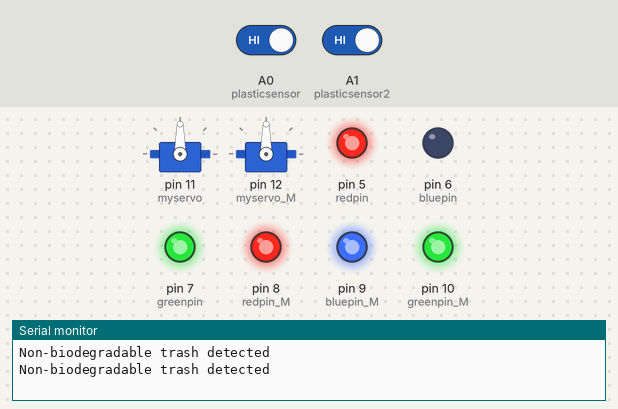
A sketch run on a simulated Arduino Uno, built with avr-gcc and run on an emulated ATmega328P. Parts: 2 × servo, output pins drawn as LEDs (lit = HIGH), the last lines printed to the serial monitor. The inputs (shaded band) are chosen by the test bench; at power-on: A0 (plasticsensor) HIGH, A1 (plasticsensor2) HIGH.

Above: at 10.0 s.
18.1 s: A0 (plasticsensor) driven LOW
At 19.8 s:
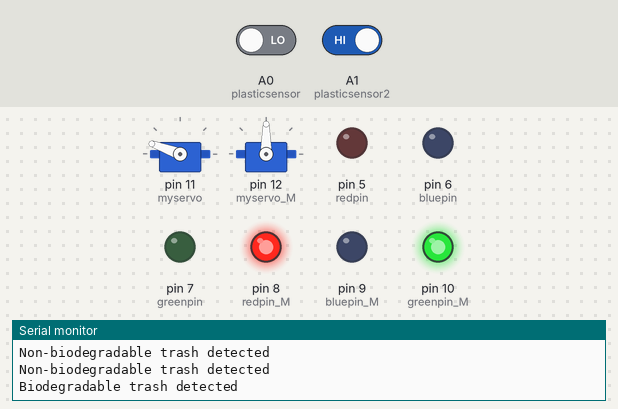
27.3 s: A0 (plasticsensor) driven HIGH
At 29.5 s:
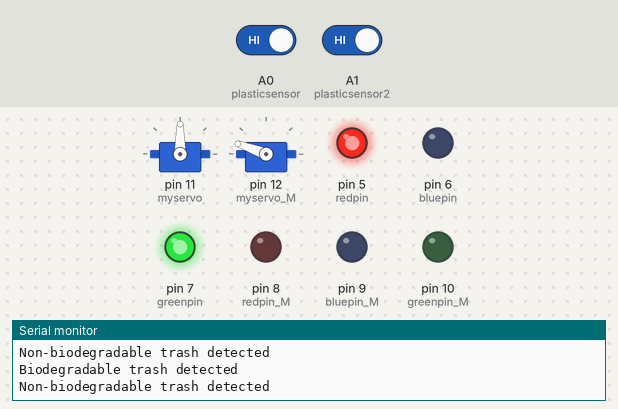
36.5 s: A1 (plasticsensor2) driven LOW
At 37.2 s:
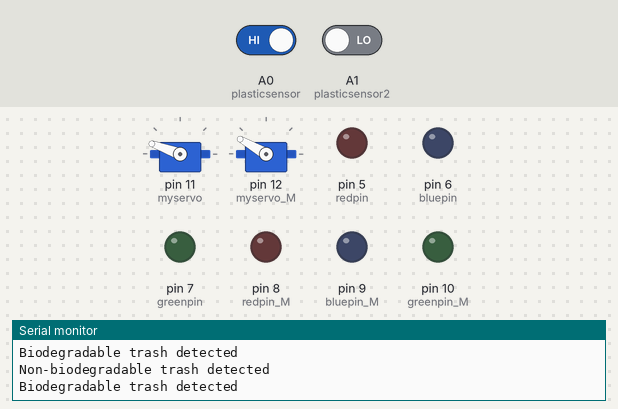
48.1 s: A1 (plasticsensor2) driven HIGH
At 56.07 s:
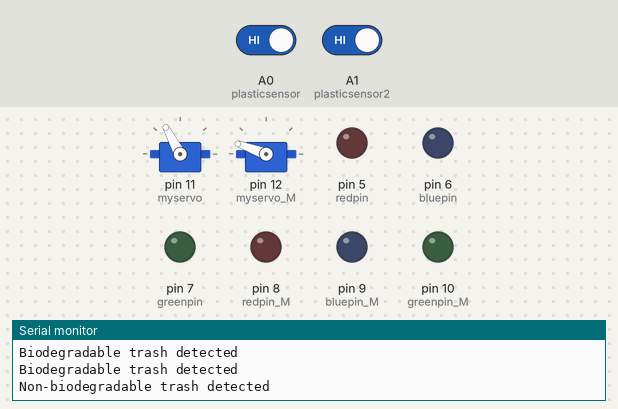
Timing chart, 0 to 57.8 s (numbered marks = the images above; inputs shaded):
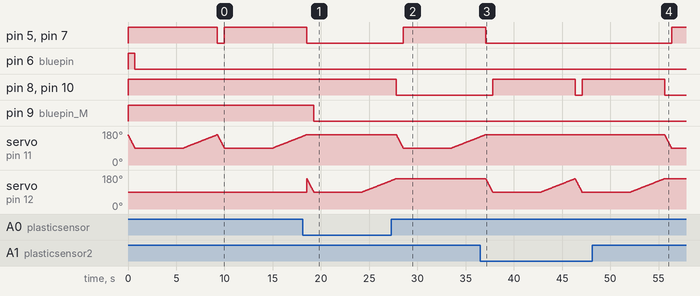

Measured:
- after the input at 18.1 s, pin 5 (redpin), pin 7 (greenpin): goes on until 18.5 s, then stays LOW; pin 9 (bluepin_M): HIGH → LOW after 1.2 s; servo on pin 11 (myservo): goes on until 18.5 s, then stays 160°
- after the input at 27.3 s, pin 5 (redpin), pin 7 (greenpin): LOW → HIGH after 1.2 s; pin 8 (redpin_M), pin 10 (greenpin_M): goes on until 27.8 s, then stays LOW; servo on pin 12 (myservo_M): goes on until 27.8 s, then stays 160°
- after the input at 36.5 s, pin 5 (redpin), pin 7 (greenpin): goes on until 37.1 s, then stays LOW; pin 8 (redpin_M), pin 10 (greenpin_M): LOW → HIGH after 1.3 s, → LOW 8.6 s later, → HIGH 0.72 s later; servo on pin 11 (myservo): goes on until 37.0 s, then stays 160°
- after the input at 48.1 s, pin 5 (redpin), pin 7 (greenpin): LOW → HIGH after 8.2 s; pin 8 (redpin_M), pin 10 (greenpin_M): goes on until 55.6 s, then stays LOW; servo on pin 11 (myservo): moves from 160° to 90° over 0.69 s, starting after 7.5 s; servo on pin 12 (myservo_M): goes on until 55.6 s, then stays 160°

The sketch:

trash_bin.ino
```cpp
/// include library

#include <Servo.h> ///servo motor library


// Pin Definitions


//plastic bin pin definitions
#define redpin 5
#define bluepin 6
#define greenpin 7
#define plasticsensor A0
#define plasticsensor2 A1
// #define metalsensor A1
//#define IR_plastic A3

//metal bin pin definitions
#define redpin_M 8
#define bluepin_M 9
#define greenpin_M 10
// #define metalsensor_M A2
// #define IR_metal A3


Servo myservo; // create servo object to control a servo on plastic bin
Servo myservo_M; // create servo object to control a servo on metal bin


int pos = 165; // deafult servo position of plastic bin
int pos_M = 158; // deafult servo position of metal bin


void setup() {

    myservo.attach(11); // attaches the plastic bin servo on pin 11 to the servo object
    myservo_M.attach(12); // attaches the metal bin servo on pin 12 to the servo object
    //RGB LED on plastic bin
    pinMode(redpin,OUTPUT);
    pinMode(bluepin,OUTPUT);
    pinMode(greenpin,OUTPUT);
    //RGB LED on metal bin
    pinMode(redpin_M,OUTPUT);
    pinMode(bluepin_M,OUTPUT);
    pinMode(greenpin_M,OUTPUT);
    //Create sensor values in pull up condition
    pinMode(plasticsensor,INPUT_PULLUP);
    pinMode(plasticsensor2,INPUT_PULLUP);
    // pinMode(metalsensor,INPUT_PULLUP);
    // pinMode(metalsensor_M,INPUT_PULLUP);
    //Activate IR sensor
    //pinMode(IR_plastic,INPUT);
    // pinMode(IR_metal,INPUT);
    //start serial monitor
    pinMode(5, OUTPUT);
    pinMode(6, OUTPUT);
    pinMode(7, OUTPUT);
    pinMode(8, OUTPUT);
    pinMode(9, OUTPUT);
    pinMode(10, OUTPUT);
    Serial.begin(9600);
    //Set RGB LED on deafult vaues (white)
    analogWrite(redpin,255);
    analogWrite(bluepin,255);
    analogWrite(greenpin,255);
    analogWrite(redpin_M,255);
    analogWrite(bluepin_M,255);
    analogWrite(greenpin_M,255);


}
// bool biodegradable_detected = false; // Flag to track whether biodegradable trash has been detected previously
    // unsigned long binOpenTime = 0; // Variable to store the time when the bin was opened
void loop(){
int sensor_read_plastic = digitalRead(plasticsensor);
    int sensor_read_plastic2 = digitalRead(plasticsensor2);

    // Check if either of the plastic sensors detects biodegradable trash
    if (sensor_read_plastic == 0 || sensor_read_plastic2 == 0) {
        // Biodegradable trash detected
        Serial.println("Biodegradable trash detected");

        // Open plastic bin door for biodegradable trash
        for (pos_M = 160; pos_M >= 90; pos_M -= 1) {
            myservo_M.write(pos_M);
            delay(10); // Small delay for smooth movement
        }
        // Indicate biodegradable trash
        digitalWrite(8, HIGH);
        digitalWrite(9, HIGH);
        digitalWrite(10, HIGH);
        analogWrite(redpin_M, 255);
        analogWrite(bluepin_M, 0);
        analogWrite(greenpin_M, 255);
        delay(5000);
        // Close plastic bin door for biodegradable trash
        for (pos_M = 90; pos_M <= 160; pos_M += 1) {
            myservo_M.write(pos_M);
            delay(50); // Small delay for smooth movement
        }
        // Turn off LED indication
        analogWrite(redpin_M, 0);
        analogWrite(bluepin_M, 0);
        analogWrite(greenpin_M, 0);
    }
    else {
        // No biodegradable trash detected by either sensor
        // Check if non-biodegradable trash is detected
        if (sensor_read_plastic != 0 || sensor_read_plastic2 != 0) {
            // Non-biodegradable trash detected
            Serial.println("Non-biodegradable trash detected");

            // Open plastic bin door for non-biodegradable trash
            for (pos = 160; pos >= 90; pos -= 1) {
                myservo.write(pos);
                delay(10); // Small delay for smooth movement
            }
            // Indicate non-biodegradable trash
            digitalWrite(5, HIGH);
            digitalWrite(6, HIGH);
            digitalWrite(7, HIGH);
            analogWrite(redpin, 255);
            analogWrite(bluepin, 0);
            analogWrite(greenpin, 255);
            delay(5000);
            // Close plastic bin door for non-biodegradable trash
            for (pos = 90; pos <= 160; pos += 1) {
                myservo.write(pos);
                delay(50); // Small delay for smooth movement
            }
            // Turn off LED indication
            analogWrite(redpin, 0);
            analogWrite(bluepin, 0);
            analogWrite(greenpin, 0);
        }
    }

}


  //   int sensor_read_plastic=digitalRead(plasticsensor);
  //   int sensor_read_plastic2=digitalRead(plasticsensor2);
  //   // int sensor_read_metal=digitalRead(metalsensor);
  //   // int sensor_read_metaletal2=digitalRead(metalsensor_M);
  //   // int sensor_read_IR_plastic=digitalRead(IR_plastic);
  //   // int sensor_read_IR_metal=digitalRead(IR_metal);
  //   // Serial.println("plastic sensor");
  //   // Serial.println(sensor_read_plastic);
  //   // Serial.println("metal sensor");
  //   // Serial.println(sensor_read_metal);
  //   // Serial.println(sensor_read_metaletal2);

  //   ///Check if the trash bin is full

  // //   //plastic bin
  // //   if(sensor_read_IR_plastic==1){
  // //       analogWrite(redpin,255);
  // //       analogWrite(bluepin,0);
  // //       analogWrite(greenpin,0);
  // //       Serial.println("BASTA PLASTIC");
  // //   }
  // //  //metal bin
  // //  if(sensor_read_IR_metal==1){
  // //       analogWrite(redpin_M,255);
  // //       analogWrite(bluepin_M,0);
  // //       analogWrite(greenpin_M,0);
  // //       Serial.println("BASTA METAL");
  // //   }

  //   // Serial.println(sensor_read_plastic);
  //   // Serial.println(sensor_read_metal);
  //   // Serial.println(sensor_read_metaletal2);
  //   // Serial.println();

  //   // Serial.println(sensor_read_metal);
  //   //&&(sensor_read_metal!=1)
  //   //Plastic bin
  //   // Serial.println(sensor_read_metal);
  //   if((sensor_read_plastic!=0)){
  //       Serial.println("NON BIO");
  //       for (pos = 160; pos >= 90; pos -= 1) { // goes from 160 degrees to 0 degrees
  //           // in steps of 1 degree
  //           myservo.write(pos); // tell servo to go to position in variable 'pos'
  //           delay(1); // waits 1ms for the servo to reach the position
  //       }
  //       digitalWrite(5, HIGH);
  //       digitalWrite(6, HIGH);
  //       digitalWrite(7, HIGH);
  //       analogWrite(redpin,255);
  //       analogWrite(bluepin,0);
  //       analogWrite(greenpin,255);
  //       delay(2500);
  //       for (pos = 90; pos <= 160; pos += 1) { // goes from 90 degrees to 160 degrees
  //           myservo.write(pos); // tell servo to go to position in variable 'pos'
  //           delay(1); // waits 1ms for the servo to reach the position

  //       }
  //       analogWrite(redpin,0);
  //       analogWrite(bluepin,0);
  //       analogWrite(greenpin,0);

  //       myservo_M.write(pos_M);


  //         analogWrite(redpin_M,255);
  //         analogWrite(bluepin_M,255);
  //         analogWrite(greenpin_M,255);
  //   }

  //   if ((sensor_read_plastic==0)) {

  //       Serial.println("BIO");

  //       for (pos_M = 160; pos_M >= 90; pos_M -= 1) { // goes from 160 degrees to 90 degrees
  //           // in steps of 1 degree
  //           myservo_M.write(pos_M); // tell servo to go to position in variable 'pos'
  //           delay(1); // waits 1ms for the servo to reach the position
  //       }
  //       digitalWrite(5, HIGH);
  //       digitalWrite(6, HIGH);
  //       digitalWrite(7, HIGH);
  //       analogWrite(redpin_M,255);
  //       analogWrite(bluepin_M,0);
  //       analogWrite(greenpin_M,255);
  //       delay(2500);
  //       for (pos_M = 90; pos_M <= 160; pos_M += 1) { // goes from 90 degrees to 160 degrees
  //           myservo_M.write(pos_M); // tell servo to go to position in variable 'pos'
  //           delay(1); // waits 1ms for the servo to reach the position
  //       }
  //       analogWrite(redpin_M,0);
  //       analogWrite(bluepin_M,0);
  //       analogWrite(greenpin_M,0);

  //       // keep the door close
  //       myservo.write(pos);

  //       analogWrite(redpin,255);
  //       analogWrite(bluepin,255);
  //       analogWrite(greenpin,255);
  //   }


  //   // //metal bin


  //   // if(sensor_read_metaletal2==1){
  //   //     for (pos_M = 160; pos_M >= 90; pos_M -= 1) { // goes from 160 degrees to 90 degrees
  //   //         // in steps of 1 degree
  //   //         myservo_M.write(pos_M); // tell servo to go to position in variable 'pos'
  //   //         delay(1); // waits 1ms for the servo to reach the position
  //   //     }
  //   //     analogWrite(redpin_M,255);
  //   //     analogWrite(bluepin_M,0);
  //   //     analogWrite(greenpin_M,255);
  //   //     delay(2500);
  //   //     for (pos_M = 90; pos_M <= 160; pos_M += 1) { // goes from 90 degrees to 160 degrees
  //   //         myservo_M.write(pos_M); // tell servo to go to position in variable 'pos'
  //   //         delay(1); // waits 1ms for the servo to reach the position
  //   //     }
  //   //     analogWrite(redpin_M,0);
  //   //     analogWrite(bluepin_M,0);
  //   //     analogWrite(greenpin_M,0);


  //   // }

  //   // else{
  //   //     // keep the door close
  //   //     myservo_M.write(pos_M);


  //   //     analogWrite(redpin_M,255);
  //   //     analogWrite(bluepin_M,255);
  //   //     analogWrite(greenpin_M,255);

  //   // }
```
